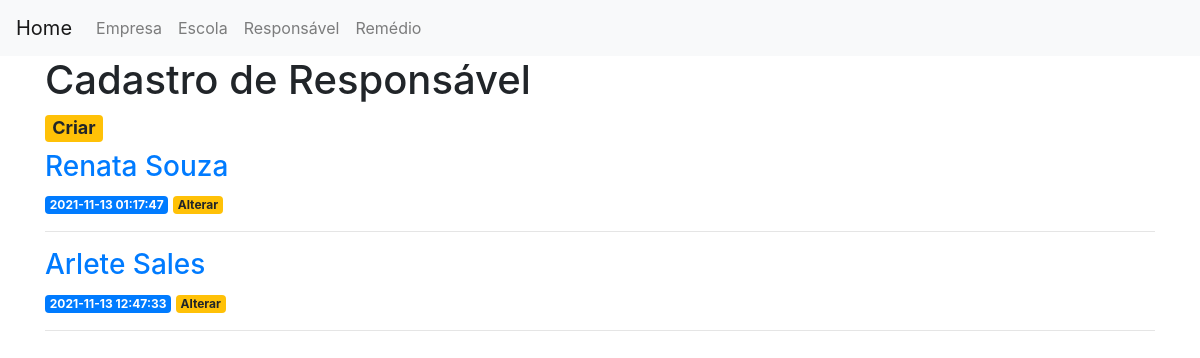
Before: /responsavel with the older database file.
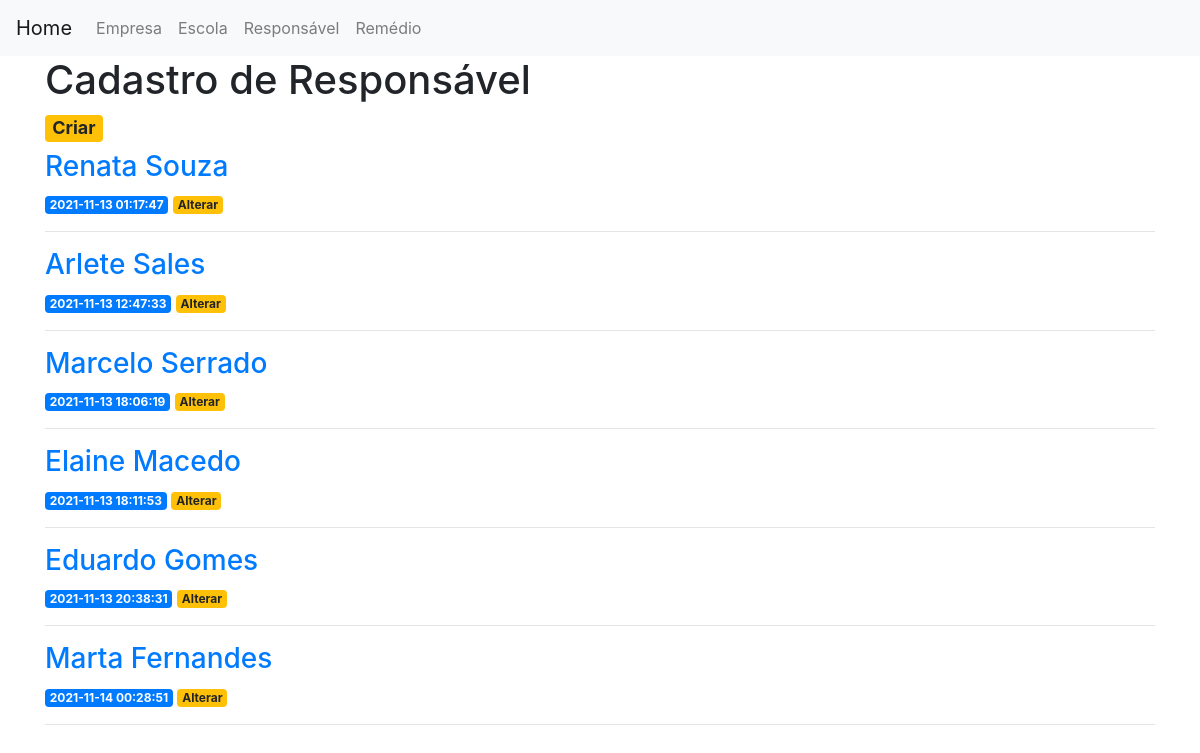
After: the same page with the newer database file.
### tables this page shows
CREATE TABLE responsavel (idresponsavel INTEGER PRIMARY KEY AUTOINCREMENT, created TIMESTAMP NOT NULL DEFAULT CURRENT_TIMESTAMP, nome varchar (80) NOT NULL, rg varchar (15), cpf varchar (15), profissao varchar (20), idempresa integer, nomeempresa VARCHAR (80), FOREIGN KEY (idempresa) REFERENCES empresa (idempresa));

### app.py (the view)
@app.route('/responsavel')
def view_responsavel():
    conn = get_db_connection()
    responsaveis = conn.execute('SELECT * FROM responsavel').fetchall()
    conn.close()
    return render_template('responsavel.html', posts=responsaveis)

### app.py (called while the page is built)
def get_db_connection():
    conn = sqlite3.connect('database.db')
    conn.row_factory = sqlite3.Row
    return conn

### templates/responsavel.html
{% extends 'base.html' %}
{% block content %}
    <h1>{% block title %}
        Cadastro de Responsável
    {% endblock %} </h1>
    <a href="{{ url_for('create')}}">
            <h4><span class="badge badge-warning">Criar</span></h4>
    </a>
    {% for post in posts %}
        <a href="{{ url_for('post', post_id=post['idresponsavel']) }}">
            <h3>{{ post['nome'] }}</h3>
        </a>
        <span class="badge badge-primary">{{ post['created'] }}</span>
        <a href="{{ url_for('edit', id=post['idresponsavel']) }}">
            <span class="badge badge-warning">Alterar</span>
        </a>
        <hr>
    {% endfor %}
{% endblock %}

### templates/base.html (shortened to what this page needs)
<!doctype html>
<html lang="en">
  <head>
    <link rel="stylesheet" href="https://stackpath.bootstrapcdn.com/bootstrap/4.3.1/css/bootstrap.min.css">
  </head>
  <body>
    <nav class="navbar navbar-expand-md navbar-light bg-light">
        <a class="navbar-brand" href="{{ url_for('index')}}">Home</a>
        <div class="collapse navbar-collapse" id="navbarNav">
            <ul class="navbar-nav">
            <li class="nav-item">
                 <a class="nav-link" href="{{url_for('view_empresa')}}">Empresa</a>
            </li>
            <li class="nav-item">
                 <a class="nav-link" href="{{url_for('view_escola')}}">Escola</a>
            </li>
            <li class="nav-item">
                 <a class="nav-link" href="{{url_for('view_responsavel')}}">Responsável</a>
            </li>
             <li class="nav-item">
                 <a class="nav-link" href="{{url_for('view_informacao')}}">Remédio</a>
            </li>
            </ul>
        </div>
    </nav>
    <div class="container">
        {% block content %} {% endblock %}
    </div>
  </body>
</html>

Changed rows visible on the page:
added responsavel: nome "Marcelo Serrado", created "2021-11-13 18:06:19"
added responsavel: nome "Elaine Macedo", created "2021-11-13 18:11:53"
added responsavel: nome "Eduardo Gomes", created "2021-11-13 20:38:31"
added responsavel: nome "Marta Fernandes", created "2021-11-14 00:28:51"
